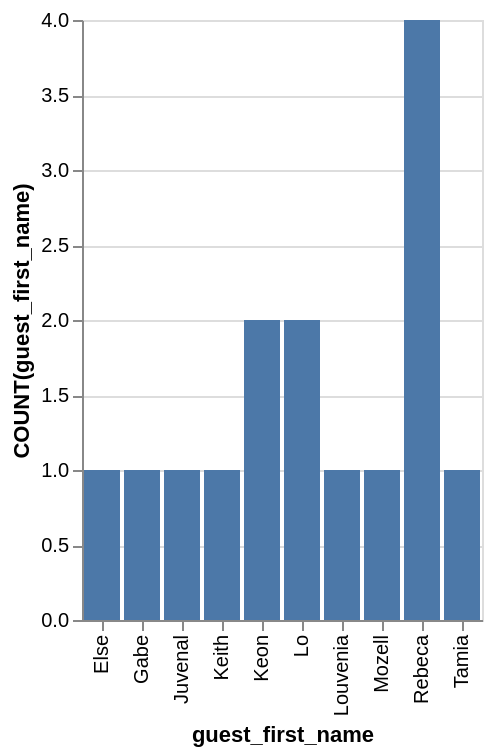

Describe this chart as a Vega-Lite specification.
### Vega-Lite specification from a JSON file in a GitHub repository (floating-point values rounded to 4 significant figures)
{"data": {"values": [{"x_data": "Else", "y_data": 1}, {"x_data": "Gabe", "y_data": 1}, {"x_data": "Juvenal", "y_data": 1}, {"x_data": "Keith", "y_data": 1}, {"x_data": "Keon", "y_data": 2}, {"x_data": "Lo", "y_data": 2}, {"x_data": "Louvenia", "y_data": 1}, {"x_data": "Mozell", "y_data": 1}, {"x_data": "Rebeca", "y_data": 4}, {"x_data": "Tamia", "y_data": 1}]}, "mark": "bar", "encoding": {"x": {"field": "x_data", "type": "nominal", "title": "guest_first_name", "sort": "ascending"}, "y": {"field": "y_data", "type": "quantitative", "title": "COUNT(guest_first_name)"}}}
